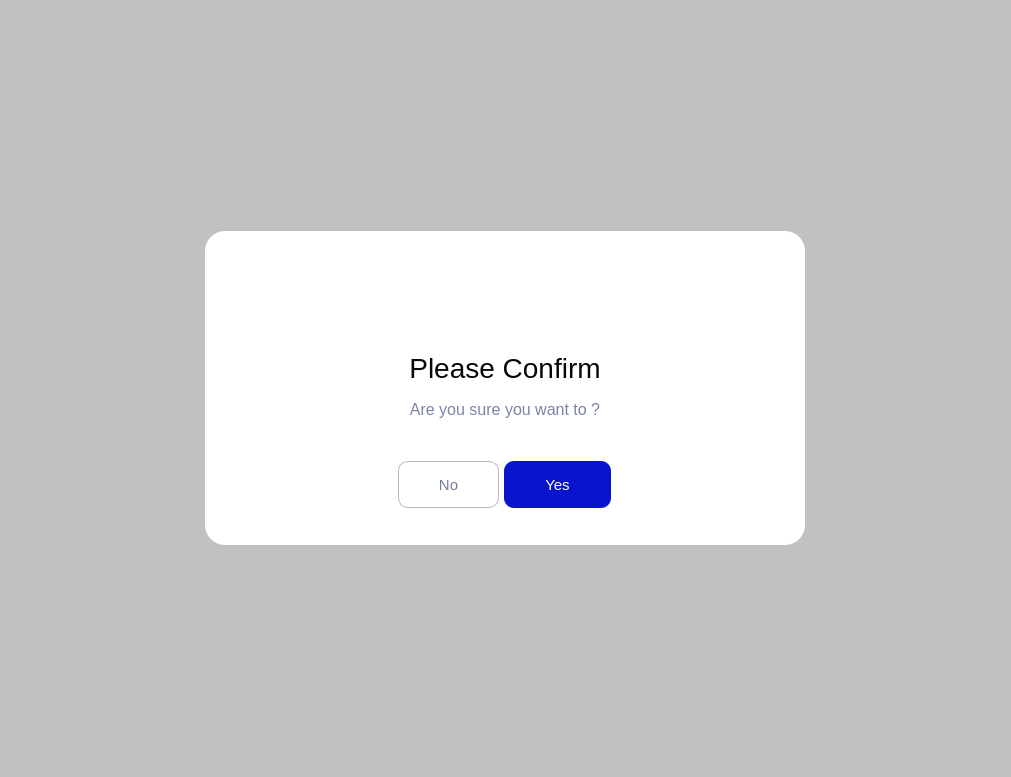
<?xml version="1.0" encoding="UTF-8"?>
<ui version="4.0">
 <class>confirm_dialog</class>
 <widget class="QDialog" name="confirm_dialog">
  <property name="windowModality">
   <enum>Qt::ApplicationModal</enum>
  </property>
  <property name="geometry">
   <rect>
    <x>0</x>
    <y>0</y>
    <width>1011</width>
    <height>777</height>
   </rect>
  </property>
  <property name="windowTitle">
   <string>Dialog</string>
  </property>
  <property name="modal">
   <bool>true</bool>
  </property>
  <layout class="QVBoxLayout" name="confirm_layout">
   <property name="spacing">
    <number>0</number>
   </property>
   <property name="leftMargin">
    <number>0</number>
   </property>
   <property name="topMargin">
    <number>0</number>
   </property>
   <property name="rightMargin">
    <number>0</number>
   </property>
   <property name="bottomMargin">
    <number>0</number>
   </property>
   <item>
    <widget class="QFrame" name="background_frame">
     <property name="enabled">
      <bool>true</bool>
     </property>
     <property name="styleSheet">
      <string notr="true">#background_frame {
	background: rgba(7, 8, 8, 0.2);
}

QPushButton {
	outline: 0;
}

QRadioButton {
	outline: 0;
}

</string>
     </property>
     <property name="frameShape">
      <enum>QFrame::NoFrame</enum>
     </property>
     <property name="frameShadow">
      <enum>QFrame::Raised</enum>
     </property>
     <layout class="QVBoxLayout" name="background_layout">
      <property name="spacing">
       <number>0</number>
      </property>
      <property name="leftMargin">
       <number>0</number>
      </property>
      <property name="topMargin">
       <number>0</number>
      </property>
      <property name="rightMargin">
       <number>0</number>
      </property>
      <property name="bottomMargin">
       <number>0</number>
      </property>
      <item alignment="Qt::AlignHCenter|Qt::AlignVCenter">
       <widget class="QFrame" name="confirm_frame">
        <property name="minimumSize">
         <size>
          <width>600</width>
          <height>314</height>
         </size>
        </property>
        <property name="maximumSize">
         <size>
          <width>600</width>
          <height>314</height>
         </size>
        </property>
        <property name="styleSheet">
         <string notr="true">QFrame {
	border-radius: 20px;
	background-color: rgb(255, 255, 255);
}</string>
        </property>
        <property name="frameShape">
         <enum>QFrame::NoFrame</enum>
        </property>
        <property name="frameShadow">
         <enum>QFrame::Raised</enum>
        </property>
        <layout class="QVBoxLayout" name="confirm_layout_2">
         <property name="spacing">
          <number>0</number>
         </property>
         <property name="leftMargin">
          <number>30</number>
         </property>
         <property name="topMargin">
          <number>30</number>
         </property>
         <property name="rightMargin">
          <number>30</number>
         </property>
         <property name="bottomMargin">
          <number>30</number>
         </property>
         <item>
          <widget class="QLabel" name="confirm_icon">
           <property name="minimumSize">
            <size>
             <width>49</width>
             <height>49</height>
            </size>
           </property>
           <property name="maximumSize">
            <size>
             <width>16777215</width>
             <height>16777215</height>
            </size>
           </property>
           <property name="styleSheet">
            <string notr="true">image: url(:/image/question_icon.svg);</string>
           </property>
           <property name="text">
            <string/>
           </property>
           <property name="alignment">
            <set>Qt::AlignCenter</set>
           </property>
          </widget>
         </item>
         <item>
          <widget class="QLabel" name="confirm_header">
           <property name="styleSheet">
            <string notr="true">font-size: 28px;
color: #070808;
margin-bottom: 10px;
margin-top: 30px;</string>
           </property>
           <property name="text">
            <string>Please Confirm</string>
           </property>
           <property name="alignment">
            <set>Qt::AlignCenter</set>
           </property>
          </widget>
         </item>
         <item>
          <widget class="QLabel" name="confirm_text">
           <property name="minimumSize">
            <size>
             <width>540</width>
             <height>0</height>
            </size>
           </property>
           <property name="styleSheet">
            <string notr="true">font-size: 16px;
color: #7C83A7;
margin-bottom: 30px;</string>
           </property>
           <property name="text">
            <string>Are you sure you want to &lt;user action&gt;?</string>
           </property>
           <property name="alignment">
            <set>Qt::AlignCenter</set>
           </property>
           <property name="wordWrap">
            <bool>true</bool>
           </property>
          </widget>
         </item>
         <item alignment="Qt::AlignHCenter">
          <widget class="QFrame" name="confirm_bottom_frame">
           <property name="frameShape">
            <enum>QFrame::NoFrame</enum>
           </property>
           <property name="frameShadow">
            <enum>QFrame::Raised</enum>
           </property>
           <layout class="QHBoxLayout" name="confirm_bottom_layout">
            <property name="spacing">
             <number>5</number>
            </property>
            <property name="leftMargin">
             <number>0</number>
            </property>
            <property name="topMargin">
             <number>0</number>
            </property>
            <property name="rightMargin">
             <number>0</number>
            </property>
            <property name="bottomMargin">
             <number>0</number>
            </property>
            <item>
             <widget class="QPushButton" name="confirm_cancel_butt">
              <property name="styleSheet">
               <string notr="true">QPushButton {
	min-width: 99px;
	min-height: 45px;
	max-width: 99px;
	max-height: 45px;
	border-radius: 10px;
	border: 1px solid #B5B8C7;
	font-size: 15px;
	color: #FFFFFF;
	color: #757C9F;
}

QPushButton:hover {
	color: #0915CC;
	border: 1px solid #0915CC;
}</string>
              </property>
              <property name="text">
               <string>No</string>
              </property>
             </widget>
            </item>
            <item>
             <widget class="QPushButton" name="confirm_accept_butt">
              <property name="styleSheet">
               <string notr="true">QPushButton {
	min-width: 107px;
	min-height: 47px;
	max-width: 107px;
	max-height: 47px;
	border-radius: 10px;
	font-size: 15px;
	color: #FFFFFF;
	background: #0915CC;
}

QPushButton:hover {
background: rgba(9, 21, 204, 0.8);
}</string>
              </property>
              <property name="text">
               <string>Yes</string>
              </property>
             </widget>
            </item>
           </layout>
          </widget>
         </item>
        </layout>
       </widget>
      </item>
     </layout>
    </widget>
   </item>
  </layout>
 </widget>
 <resources>
  <include location="resources.qrc"/>
 </resources>
 <connections/>
</ui>
